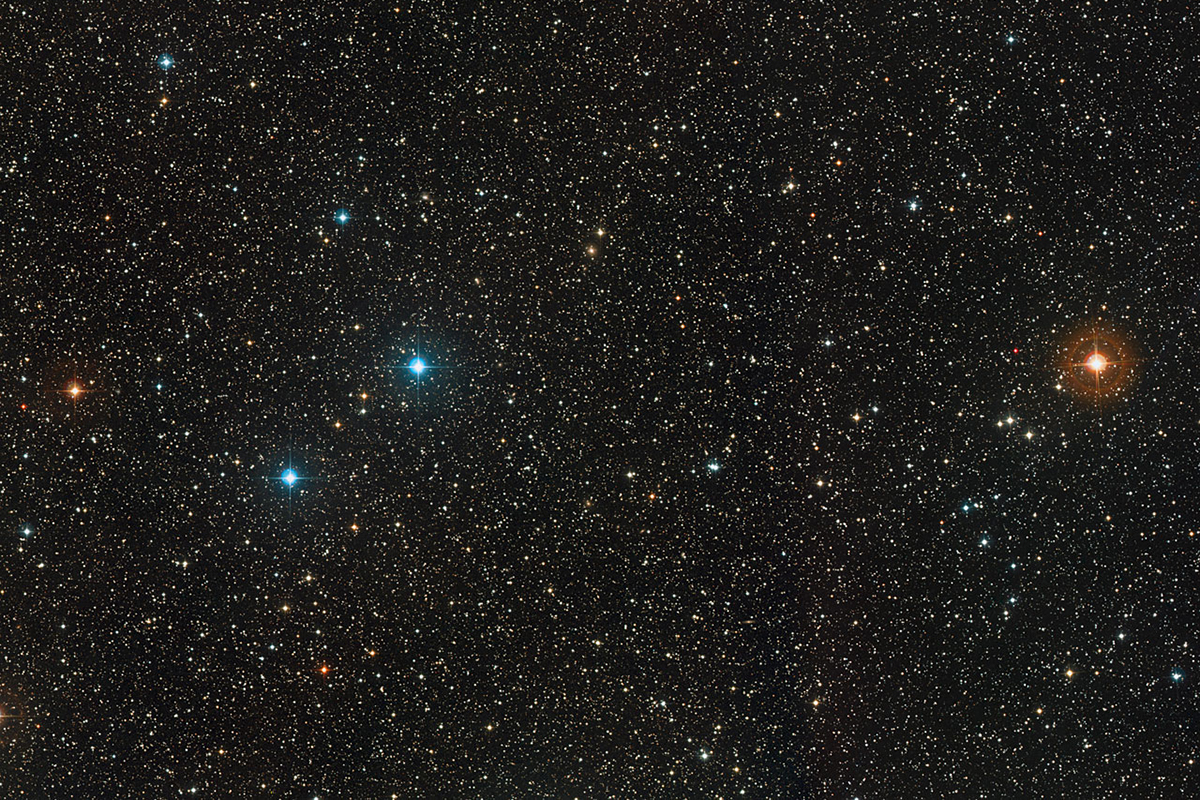
#> input picture what-are-stars-explained.jpg, 1200 x 800 px, found by its file name
$ jupyter execute 'Stars counting.ipynb'
#> lines starting #> are read from the running program, lines starting #| are printed output that depends on the picture; after the words box and inside, x2 and y2 are one past the last pixel; in counts of white or black regions, pixels touching at a corner belong together
[cell 1]
import cv2 as cv
import numpy as np
import matplotlib.pyplot as plt

[cell 2]
def load_image(image_path):
    image = cv.imread(image_path)
    return image
def preprocess_image(image):
    blurred = cv.GaussianBlur(image, (1, 1), 0)
    background = cv.morphologyEx(blurred, cv.MORPH_OPEN, cv.getStructuringElement(cv.MORPH_ELLIPSE,(15,15)))
    subtracted = cv.subtract(blurred, background)
    gray = cv.cvtColor(subtracted, cv.COLOR_BGR2GRAY)
    binary = cv.Canny(gray, 10, 150)
    return binary
def find_contours(binary_image):
    contours, _ = cv.findContours(binary_image, cv.RETR_EXTERNAL, cv.CHAIN_APPROX_SIMPLE)
    return contours
def filter_contours(contours, min_area=0, max_area=50, max_aspect_ratio=5.0):
    filtered_contours = []
    for c in contours:
        area = cv.contourArea(c)
        if area < min_area:
            continue

        x, y, w, h = cv.boundingRect(c)
        aspect_ratio = float(w) / h
        if aspect_ratio > max_aspect_ratio:
            continue

        filtered_contours.append(c)

    return filtered_contours
def analyze_contours(contours):
    areas = [cv.contourArea(c) for c in contours]
    return areas
def main(image_path):
    image = load_image(image_path)
#> in load_image, image is the input picture: shape (800, 1200, 3); mean B, G, R 28.1, 30.3, 31.3
    binary_image = preprocess_image(image)
#> in preprocess_image, `background = cv.morphologyEx(blurred, cv.MORPH_OPEN, cv.getStructuring..`:
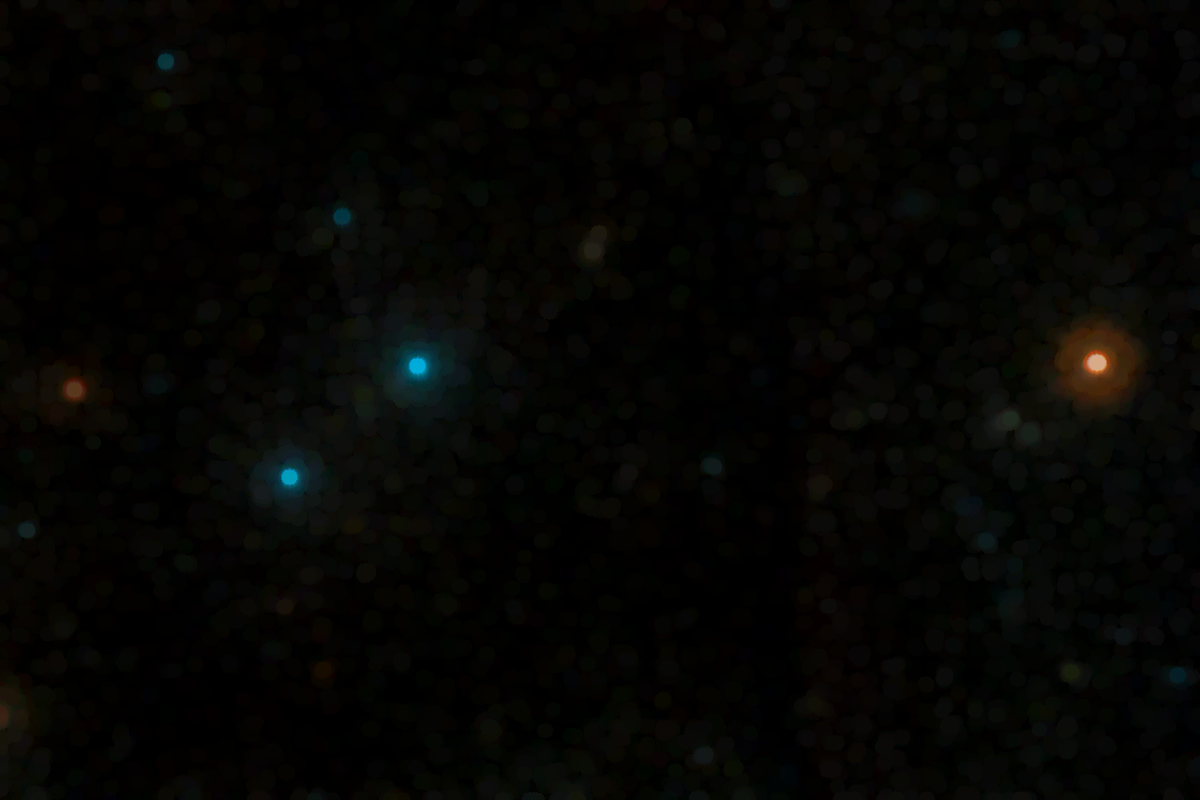
#> background: shape (800, 1200, 3); mean B, G, R 3.1, 5.2, 5.3
#> in preprocess_image, `subtracted = cv.subtract(blurred, background)`:
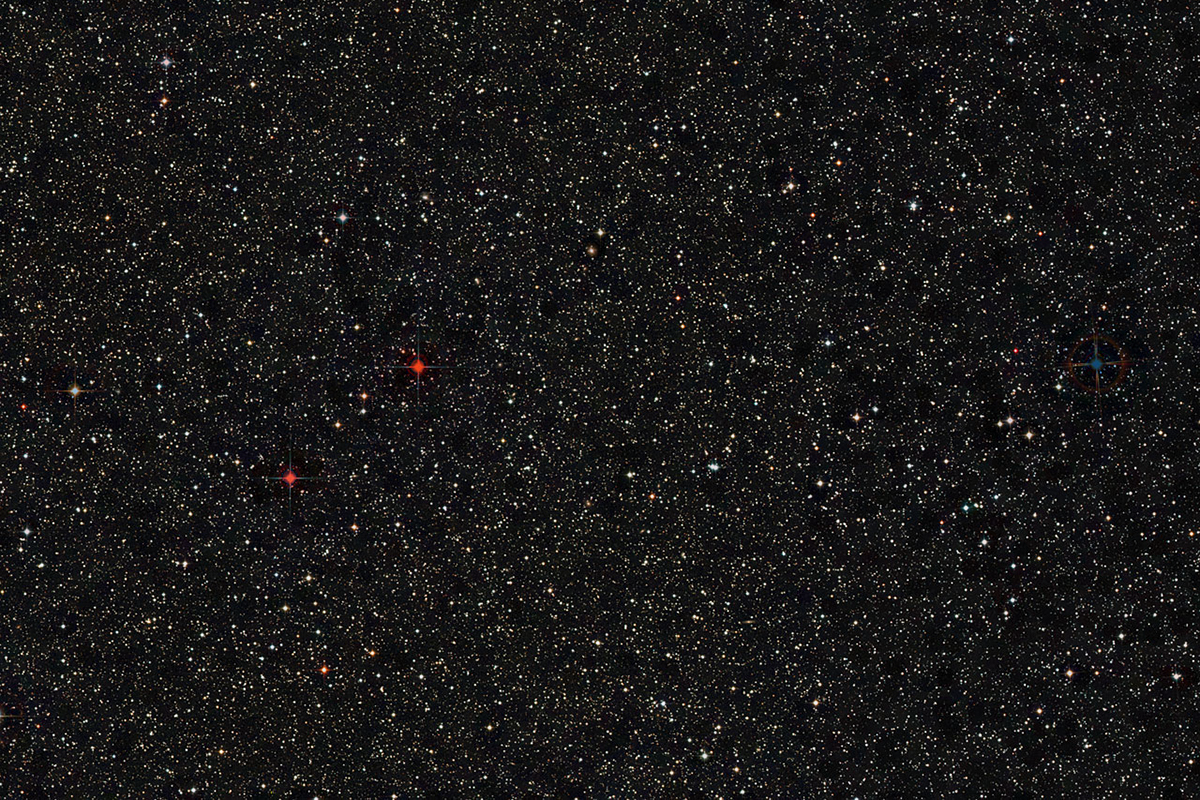
#> subtracted: shape (800, 1200, 3); mean B, G, R 24.9, 25.1, 26
#> in preprocess_image, `binary = cv.Canny(gray, 10, 150)`:
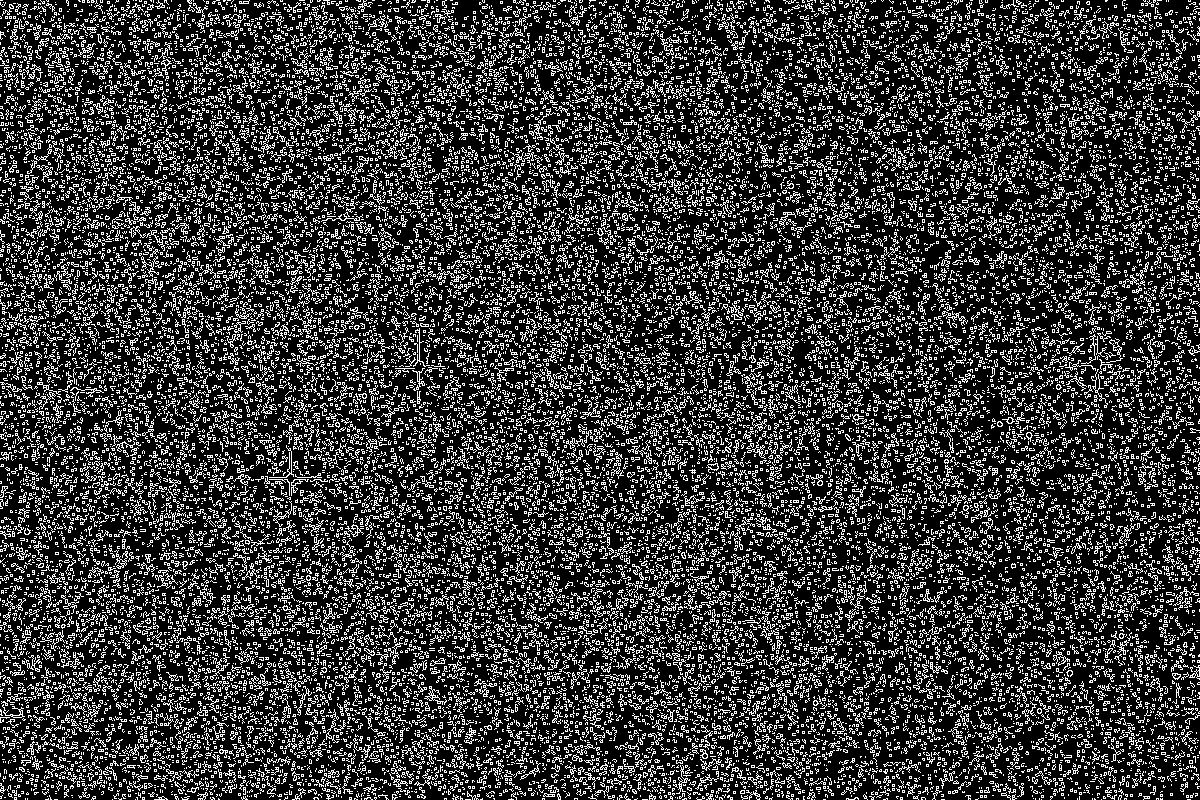
#> binary: shape (800, 1200); 22.4% white in thin lines or dots
    contours = find_contours(binary_image)
#> in find_contours, `contours, _ = cv.findContours(binary_image, cv.RETR_EXTERNAL, cv.CHAIN..`: contours = 22922 contours, 22609 with area under 20; largest, box (x1, y1, x2, y2) and area: (1106, 338, 1123, 363) 72, (114, 550, 128, 569) 56, (424, 686, 447, 705) 56, (710, 250, 729, 269) 52, (707, 463, 719, 473) 50
    filtered_contours = filter_contours(contours)
#> the loop in filter_contours, `for c in contours:` made 22922 passes
#> (c, area, x, y, w, h, aspect_ratio) on passes 1, 4, 5: ([[1187, 799], [1190, 799]], 0, 1187, 799, 4, 1, 4), ([[941, 799], [944, 799]], 0, 941, 799, 4, 1, 4), ([[823, 799], [825, 799]], 0, 823, 799, 3, 1, 3)
#> after the loop in filter_contours, `for c in contours:`: filtered_contours = 22910 contours, 22597 with area under 20; largest, box (x1, y1, x2, y2) and area: (1106, 338, 1123, 363) 72, (114, 550, 128, 569) 56, (424, 686, 447, 705) 56, (710, 250, 729, 269) 52, (707, 463, 719, 473) 50
    areas = analyze_contours(filtered_contours)
#> in analyze_contours, `areas = [cv.contourArea(c) for c in contours]`: areas = 22910 items
#> areas = 22910 items
    contour_img = cv.drawContours(image, filtered_contours, -1, (0, 255, 0), 1)
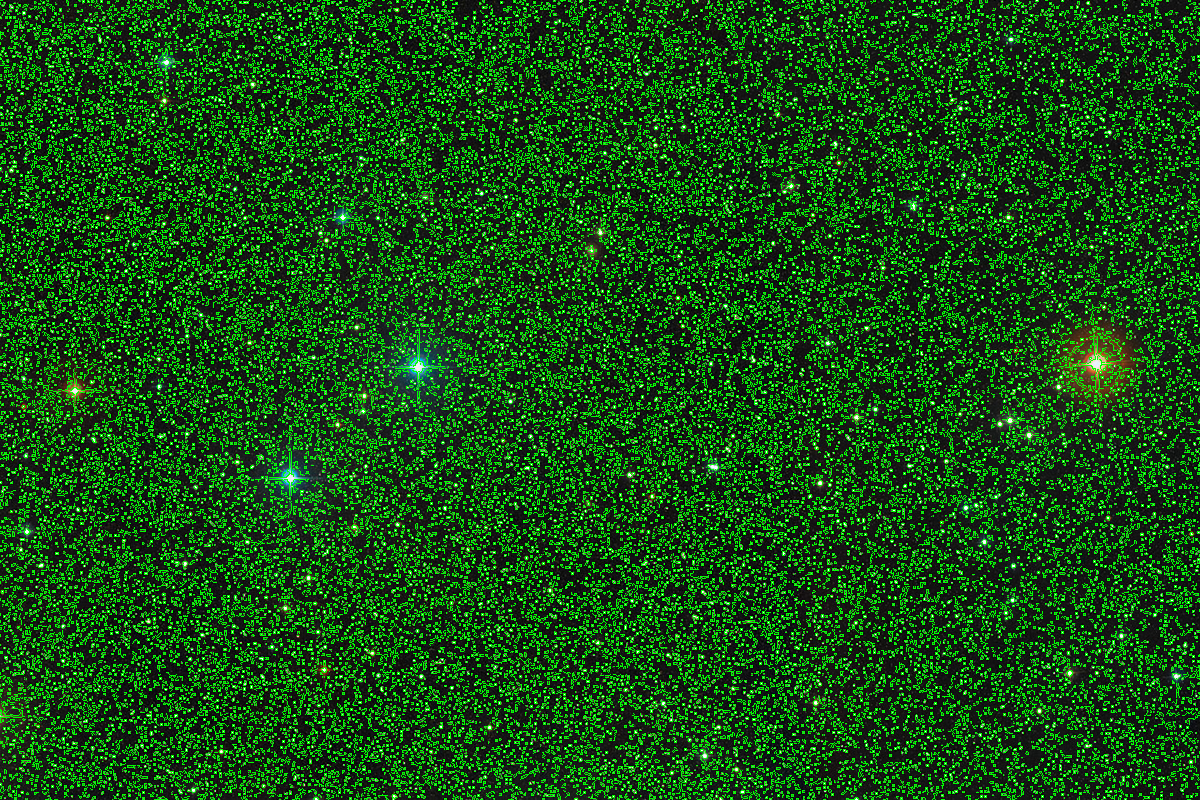
#> contour_img: shape (800, 1200, 3); mean B, G, R 18.7, 76.2, 20.5
    cv.imwrite('photos/stars detected.jpg', contour_img)

    print('Number of stars detected:', len(areas))
#| Number of stars detected: 22910
    # [6 lines of commented-out code are left out]

    plt.hist(areas, bins=20, edgecolor='black')
    plt.title('Star Size Distribution')
    plt.xlabel('Star Areas')
    plt.ylabel('Frequency')
    plt.show()
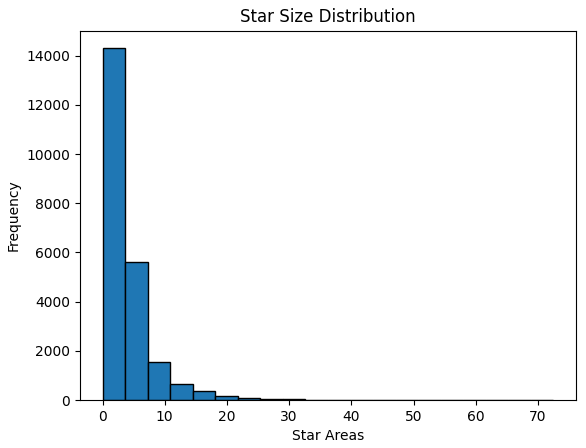
#> figure drawn by matplotlib, 1 panel; tallest bar 14298 high, from x = 0 to 3.62

    plt.imshow(contour_img)
    plt.title('Stars detected')
    plt.show()

if __name__ == "__main__":
    image_path = 'photos/what-are-stars-explained.jpg'
    main(image_path)
